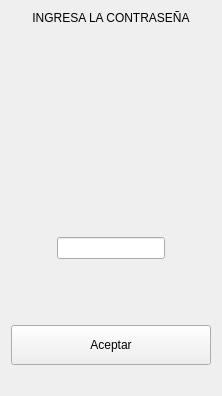
                  <widget class="QWidget" name="page_resultado_corte">
                   <layout class="QVBoxLayout" name="verticalLayout_35">
                    <item>
                     <widget class="QLabel" name="label_19">
                      <property name="text">
                       <string>INGRESA LA CONTRASEÑA</string>
                      </property>
                      <property name="alignment">
                       <set>Qt::AlignCenter</set>
                      </property>
                     </widget>
                    </item>
                    <item>
                     <layout class="QVBoxLayout" name="verticalLayout_34">
                      <item>
                       <layout class="QVBoxLayout" name="verticalLayout_32">
                        <item>
                         <spacer name="verticalSpacer_15">
                          <property name="orientation">
                           <enum>Qt::Vertical</enum>
                          </property>
                          <property name="sizeType">
                           <enum>QSizePolicy::Fixed</enum>
                          </property>
                          <property name="sizeHint" stdset="0">
                           <size>
                            <width>20</width>
                            <height>40</height>
                           </size>
                          </property>
                         </spacer>
                        </item>
                        <item>
                         <layout class="QHBoxLayout" name="horizontalLayout_17">
                          <item>
                           <spacer name="horizontalSpacer_35">
                            <property name="orientation">
                             <enum>Qt::Horizontal</enum>
                            </property>
                            <property name="sizeHint" stdset="0">
                             <size>
                              <width>40</width>
                              <height>20</height>
                             </size>
                            </property>
                           </spacer>
                          </item>
                          <item>
                           <widget class="QLabel" name="lbl_logo_empresa_6">
                            <property name="minimumSize">
                             <size>
                              <width>120</width>
                              <height>120</height>
                             </size>
                            </property>
                            <property name="maximumSize">
                             <size>
                              <width>120</width>
                              <height>120</height>
                             </size>
                            </property>
                            <property name="text">
                             <string/>
                            </property>
                            <property name="pixmap">
                             <pixmap>Imagenes/portrait.svg</pixmap>
                            </property>
                            <property name="scaledContents">
                             <bool>true</bool>
                            </property>
                           </widget>
                          </item>
                          <item>
                           <spacer name="horizontalSpacer_36">
                            <property name="orientation">
                             <enum>Qt::Horizontal</enum>
                            </property>
                            <property name="sizeHint" stdset="0">
                             <size>
                              <width>40</width>
                              <height>20</height>
                             </size>
                            </property>
                           </spacer>
                          </item>
                         </layout>
                        </item>
                       </layout>
                      </item>
                      <item>
                       <spacer name="verticalSpacer_17">
                        <property name="orientation">
                         <enum>Qt::Vertical</enum>
                        </property>
                        <property name="sizeHint" stdset="0">
                         <size>
                          <width>20</width>
                          <height>40</height>
                         </size>
                        </property>
                       </spacer>
                      </item>
                      <item>
                       <layout class="QVBoxLayout" name="verticalLayout_33">
                        <item>
                         <layout class="QHBoxLayout" name="horizontalLayout_31">
                          <item>
                           <spacer name="horizontalSpacer_39">
                            <property name="orientation">
                             <enum>Qt::Horizontal</enum>
                            </property>
                            <property name="sizeHint" stdset="0">
                             <size>
                              <width>40</width>
                              <height>20</height>
                             </size>
                            </property>
                           </spacer>
                          </item>
                          <item>
                           <widget class="QLineEdit" name="lbl_contrasena_corte">
                            <property name="echoMode">
                             <enum>QLineEdit::Password</enum>
                            </property>
                           </widget>
                          </item>
                          <item>
                           <spacer name="horizontalSpacer_40">
                            <property name="orientation">
                             <enum>Qt::Horizontal</enum>
                            </property>
                            <property name="sizeHint" stdset="0">
                             <size>
                              <width>40</width>
                              <height>20</height>
                             </size>
                            </property>
                           </spacer>
                          </item>
                         </layout>
                        </item>
                        <item>
                         <spacer name="verticalSpacer_16">
                          <property name="orientation">
                           <enum>Qt::Vertical</enum>
                          </property>
                          <property name="sizeHint" stdset="0">
                           <size>
                            <width>20</width>
                            <height>40</height>
                           </size>
                          </property>
                         </spacer>
                        </item>
                        <item>
                         <spacer name="horizontalSpacer_38">
                          <property name="orientation">
                           <enum>Qt::Horizontal</enum>
                          </property>
                          <property name="sizeHint" stdset="0">
                           <size>
                            <width>40</width>
                            <height>20</height>
                           </size>
                          </property>
                         </spacer>
                        </item>
                        <item>
                         <widget class="QPushButton" name="btn_validar_contrasena_corte">
                          <property name="minimumSize">
                           <size>
                            <width>120</width>
                            <height>40</height>
                           </size>
                          </property>
                          <property name="cursor">
                           <cursorShape>PointingHandCursor</cursorShape>
                          </property>
                          <property name="text">
                           <string>Aceptar</string>
                          </property>
                         </widget>
                        </item>
                        <item>
                         <spacer name="horizontalSpacer_37">
                          <property name="orientation">
                           <enum>Qt::Horizontal</enum>
                          </property>
                          <property name="sizeHint" stdset="0">
                           <size>
                            <width>40</width>
                            <height>20</height>
                           </size>
                          </property>
                         </spacer>
                        </item>
                       </layout>
                      </item>
                     </layout>
                    </item>
                   </layout>
                  </widget>
